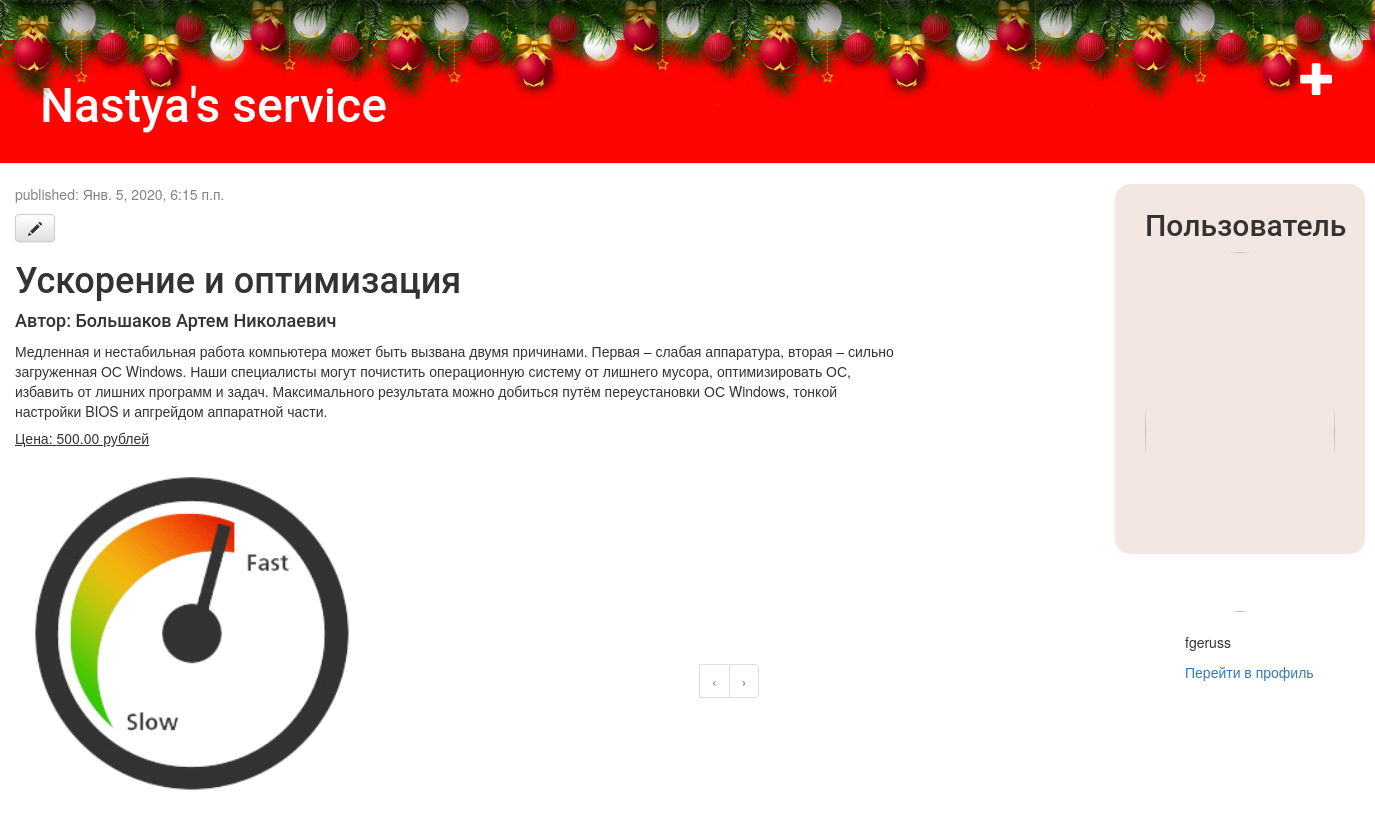
Screenshot of /post/3/ (signed in) with the database file from the repository.
### dz/models.py (models this page shows, shortened)
class Service(models.Model):
	worker = models.ForeignKey(settings.AUTH_USER_MODEL, on_delete=models.CASCADE)
	author = models.CharField(max_length=100, default='')
	title = models.CharField(max_length=200)
	text = models.TextField()
	price = models.DecimalField(max_digits=15, decimal_places=2, default=0)
	created_date = models.DateTimeField(default=timezone.now())
	published_date = models.DateTimeField(blank=True, null=True)
	image = models.ImageField(upload_to='image', null=True, blank=True)

### dz/views.py (the view)
# urls.py: path('post/<int:pk>/', views.post_detail, name='post_detail'),
def post_detail(request, pk):
	post = get_object_or_404(Service, pk=pk)
	return render(request, 'blog/post_detail.html', {'post': post})

### templates/blog/post_detail.html
{% extends 'blog/base.html' %}
{% block content %}
    <div class="post">
        {% if post.published_date %}
            <div class="date">
                <p>published: {{ post.published_date }}</p>
            </div>
        {% endif %}
        {% if user.is_authenticated %}
            <a class="btn btn-default" href="{% url 'post_edit' pk=post.pk %}"><span class="glyphicon glyphicon-pencil"></span></a>
        {% endif %}
        <h1>{{ post.title }}</h1>
        <h4>Автор: {{ post.author }}</h4>
        <p>{{ post.text|linebreaksbr }}</p>
        <h5> Цена: {{ post.price }} рублей</h5>
        {% if post.image %}
            <div class="photo">
                <img class="photo" src = "{{ post.image.url }}" alt="photo">
            </div>
        {% endif %}
    </div>
{% endblock %}

### templates/blog/base.html (shortened to what this page needs)
{% load static %}
{% load avatar_tags %}
<html>
    <head>
        <link rel="stylesheet" href="//maxcdn.bootstrapcdn.com/bootstrap/3.2.0/css/bootstrap.min.css">
        <link rel="stylesheet" href="//maxcdn.bootstrapcdn.com/bootstrap/3.2.0/css/bootstrap-theme.min.css">
        <link rel="stylesheet" href="{% static 'css/blog.css' %}">
        <link rel="stylesheet" href="{% static 'css/style.css' %}">
    </head>
    <body>
    <div class="b-page_newyear">
            <div class="b-page__content">
        <i class="b-head-decor">
            <i class="b-head-decor__inner b-head-decor__inner_n1">
              <div class="b-ball b-ball_n1 b-ball_bounce" data-note="0"><div class="b-ball__right"></div><div class="b-ball__i"></div></div>
              <div class="b-ball b-ball_n2 b-ball_bounce" data-note="1"><div class="b-ball__right"></div><div class="b-ball__i"></div></div>
              <div class="b-ball b-ball_n3 b-ball_bounce" data-note="2"><div class="b-ball__right"></div><div class="b-ball__i"></div></div>
              <div class="b-ball b-ball_n4 b-ball_bounce" data-note="3"><div class="b-ball__right"></div><div class="b-ball__i"></div></div>
              <div class="b-ball b-ball_n5 b-ball_bounce" data-note="4"><div class="b-ball__right"></div><div class="b-ball__i"></div></div>
              <div class="b-ball b-ball_n6 b-ball_bounce" data-note="5"><div class="b-ball__right"></div><div class="b-ball__i"></div></div>
              <div class="b-ball b-ball_n7 b-ball_bounce" data-note="6"><div class="b-ball__right"></div><div class="b-ball__i"></div></div>
              <div class="b-ball b-ball_n8 b-ball_bounce" data-note="7"><div class="b-ball__right"></div><div class="b-ball__i"></div></div>
              <div class="b-ball b-ball_n9 b-ball_bounce" data-note="8"><div class="b-ball__right"></div><div class="b-ball__i"></div></div>
              <div class="b-ball b-ball_i1"><div class="b-ball__right"></div><div class="b-ball__i"></div></div>
              <div class="b-ball b-ball_i2"><div class="b-ball__right"></div><div class="b-ball__i"></div></div>
              <div class="b-ball b-ball_i3"><div class="b-ball__right"></div><div class="b-ball__i"></div></div>
              <div class="b-ball b-ball_i4"><div class="b-ball__right"></div><div class="b-ball__i"></div></div>
              <div class="b-ball b-ball_i5"><div class="b-ball__right"></div><div class="b-ball__i"></div></div>
              <div class="b-ball b-ball_i6"><div class="b-ball__right"></div><div class="b-ball__i"></div></div>
            </i>
            <i class="b-head-decor__inner b-head-decor__inner_n2">
              <div class="b-ball b-ball_n1 b-ball_bounce" data-note="9"><div class="b-ball__right"></div><div class="b-ball__i"></div></div>
              <div class="b-ball b-ball_n2 b-ball_bounce" data-note="10"><div class="b-ball__right"></div><div class="b-ball__i"></div></div>
              <div class="b-ball b-ball_n3 b-ball_bounce" data-note="11"><div class="b-ball__right"></div><div class="b-ball__i"></div></div>
              <div class="b-ball b-ball_n4 b-ball_bounce" data-note="12"><div class="b-ball__right"></div><div class="b-ball__i"></div></div>
              <div class="b-ball b-ball_n5 b-ball_bounce" data-note="13"><div class="b-ball__right"></div><div class="b-ball__i"></div></div>
              <div class="b-ball b-ball_n6 b-ball_bounce" data-note="14"><div class="b-ball__right"></div><div class="b-ball__i"></div></div>
              <div class="b-ball b-ball_n7 b-ball_bounce" data-note="15"><div class="b-ball__right"></div><div class="b-ball__i"></div></div>
              <div class="b-ball b-ball_n8 b-ball_bounce" data-note="16"><div class="b-ball__right"></div><div class="b-ball__i"></div></div>
              <div class="b-ball b-ball_n9 b-ball_bounce" data-note="17"><div class="b-ball__right"></div><div class="b-ball__i"></div></div>
              <div class="b-ball b-ball_i1"><div class="b-ball__right"></div><div class="b-ball__i"></div></div>
              <div class="b-ball b-ball_i2"><div class="b-ball__right"></div><div class="b-ball__i"></div></div>
              <div class="b-ball b-ball_i3"><div class="b-ball__right"></div><div class="b-ball__i"></div></div>
              <div class="b-ball b-ball_i4"><div class="b-ball__right"></div><div class="b-ball__i"></div></div>
              <div class="b-ball b-ball_i5"><div class="b-ball__right"></div><div class="b-ball__i"></div></div>
              <div class="b-ball b-ball_i6"><div class="b-ball__right"></div><div class="b-ball__i"></div></div>
            </i>
            <i class="b-head-decor__inner b-head-decor__inner_n3">
              <div class="b-ball b-ball_n1 b-ball_bounce" data-note="18"><div class="b-ball__right"></div><div class="b-ball__i"></div></div>
              <div class="b-ball b-ball_n2 b-ball_bounce" data-note="19"><div class="b-ball__right"></div><div class="b-ball__i"></div></div>
              <div class="b-ball b-ball_n3 b-ball_bounce" data-note="20"><div class="b-ball__right"></div><div class="b-ball__i"></div></div>
              <div class="b-ball b-ball_n4 b-ball_bounce" data-note="21"><div class="b-ball__right"></div><div class="b-ball__i"></div></div>
              <div class="b-ball b-ball_n5 b-ball_bounce" data-note="22"><div class="b-ball__right"></div><div class="b-ball__i"></div></div>
              <div class="b-ball b-ball_n6 b-ball_bounce" data-note="23"><div class="b-ball__right"></div><div class="b-ball__i"></div></div>
              <div class="b-ball b-ball_n7 b-ball_bounce" data-note="24"><div class="b-ball__right"></div><div class="b-ball__i"></div></div>
              <div class="b-ball b-ball_n8 b-ball_bounce" data-note="25"><div class="b-ball__right"></div><div class="b-ball__i"></div></div>
              <div class="b-ball b-ball_n9 b-ball_bounce" data-note="26"><div class="b-ball__right"></div><div class="b-ball__i"></div></div>
              <div class="b-ball b-ball_i1"><div class="b-ball__right"></div><div class="b-ball__i"></div></div>
              <div class="b-ball b-ball_i2"><div class="b-ball__right"></div><div class="b-ball__i"></div></div>
              <div class="b-ball b-ball_i3"><div class="b-ball__right"></div><div class="b-ball__i"></div></div>
              <div class="b-ball b-ball_i4"><div class="b-ball__right"></div><div class="b-ball__i"></div></div>
              <div class="b-ball b-ball_i5"><div class="b-ball__right"></div><div class="b-ball__i"></div></div>
              <div class="b-ball b-ball_i6"><div class="b-ball__right"></div><div class="b-ball__i"></div></div>
            </i>
            <i class="b-head-decor__inner b-head-decor__inner_n4">
              <div class="b-ball b-ball_n1 b-ball_bounce" data-note="27"><div class="b-ball__right"></div><div class="b-ball__i"></div></div>
              <div class="b-ball b-ball_n2 b-ball_bounce" data-note="28"><div class="b-ball__right"></div><div class="b-ball__i"></div></div>
              <div class="b-ball b-ball_n3 b-ball_bounce" data-note="29"><div class="b-ball__right"></div><div class="b-ball__i"></div></div>
              <div class="b-ball b-ball_n4 b-ball_bounce" data-note="30"><div class="b-ball__right"></div><div class="b-ball__i"></div></div>
              <div class="b-ball b-ball_n5 b-ball_bounce" data-note="31"><div class="b-ball__right"></div><div class="b-ball__i"></div></div>
              <div class="b-ball b-ball_n6 b-ball_bounce" data-note="32"><div class="b-ball__right"></div><div class="b-ball__i"></div></div>
              <div class="b-ball b-ball_n7 b-ball_bounce" data-note="33"><div class="b-ball__right"></div><div class="b-ball__i"></div></div>
              <div class="b-ball b-ball_i1"><div class="b-ball__right"></div><div class="b-ball__i"></div></div>
              <div class="b-ball b-ball_i2"><div class="b-ball__right"></div><div class="b-ball__i"></div></div>
              <div class="b-ball b-ball_i3"><div class="b-ball__right"></div><div class="b-ball__i"></div></div>
              <div class="b-ball b-ball_i4"><div class="b-ball__right"></div><div class="b-ball__i"></div></div>
            </i>
        </i>
        </div>
    </div>
        <div class="page-header">
            {% if user.is_authenticated %}
                <a href="{% url 'post_new' %}" class="top-menu"><span class="glyphicon glyphicon-plus"></span></a>
                <h1><a href="/">Nastya's service</a></h1>
            {% else %}
                <a href="{% url 'login' %}" class="top-menu"><span class="glyphicon glyphicon-lock"></span></a>
                <h1><a href="/">Nastya's service</a></h1>
            {% endif %}
        </div>
        <div class="col-md-8">
            {% if user.is_authenticated %}
                <div class="id_username">
                    <h2 >Пользователь</h2>
                    <img src="{% avatar_url user 265%}" class="Avatar_main">
                    <div class="id_1">
                        <br/>
                        <p>{{ user.username }}</p>
                        <a href="{% url 'profile' %}">Перейти в профиль</a>
                    </div>
                </div>
            {% endif %}
            {% block content %}
            {% endblock %}
        </div>
        <div class="ttt">
        <div>
            <nav>
            <ul class="pagination">
        <li>
          {% if posts.has_previous %}
             <li class="previous"> <a href="?page={{ posts.previous_page_number }}">
             <span aria-hidden="true">‹</span></a>
          {% else %}
              <li class="previous disabled"><a>‹</a>
          {% endif %}
        </li>
        <li class="page-item">
          {% if posts.has_next %}
            <li class="previous"> <a href="?page={{ posts.next_page_number }}">›</a></li>
          {% else %}
              <li class="next disabled"><a>›</a>
          {% endif %}
        </li>
      </ul>
    </nav>
  </div>
</div>
    </body>
</html>

### dz/static/css/blog.css (style rules this page uses)
.page-header { background-color: rgb(255, 4, 0); margin-top: 0; padding: 20px 20px 20px 40px; }
.page-header h1, .page-header h1 a, .page-header h1 a:visited, .page-header h1 a:active { color: #ffffff; font-size: 36pt; text-decoration: none; }
h1, h2, h3, h4 { font-family: 'Roboto'; }
h5 { text-decoration: underline; }
.date { color: #828282; }
.top-menu { color: #ffffff; float: right; font-size: 26pt; margin-right: 20px; }
.post { margin-bottom: 70px; }
.id_username { position: absolute; margin: 0 1100px; padding: 5px 30px; background: rgba(204, 141, 112, 0.21); border-radius: 15px; width: 250px; height: 370px }
img.Avatar_main { width: 100%; border-radius: 50%; }
.ttt { position: absolute; margin: 460px 700px; width: 500px; height: 0; }
img.photo { width: 40%; }
.id_1 { position: absolute; margin: 0 40px; }

### dz/static/css/style.css (style rules this page uses)
body { position:relative; z-index:0; margin:0; padding:0 0 1em 0; background-repeat: no-repeat; background-size: cover; background-attachment: fixed; background-position: center top; }
.b-page__content { min-height: 40px; }
.b-head-decor { display:none }
.b-page_newyear .b-head-decor { position:absolute; top:0; left:0; display:block; height:115px; width:100%; overflow:hidden; background:url(balls/b-head-decor_newyear.png) repeat-x 0 0 }
.b-page_newyear .b-head-decor__inner { position:absolute;top:0;left:0;height:115px;display:block;width:373px }
.b-page_newyear .b-head-decor::before { content:'';display:block;position:absolute;top:-115px;left:0;z-index:3;height:115px;display:block;width:100%;box-shadow:0 15px 30px rgba(0,0,0,0.75) }
.b-page_newyear .b-head-decor__inner_n2 { left:373px }
.b-page_newyear .b-head-decor__inner_n3 { left:746px }
.b-page_newyear .b-head-decor__inner_n4 { left:1119px }
.b-ball { position:absolute }
.b-ball_n1 { top:0;left:3px;width:59px;height:83px }
.b-ball_n2 { top:-19px;left:51px;width:55px;height:70px }
.b-ball_n3 { top:9px;left:88px;width:49px;height:67px }
.b-ball_n4 { top:0;left:133px;width:57px;height:102px }
.b-ball_n5 { top:0;left:166px;width:49px;height:57px }
.b-ball_n6 { top:6px;left:200px;width:54px;height:70px }
.b-ball_n7 { top:0;left:240px;width:56px;height:67px }
.b-ball_n8 { top:0;left:283px;width:54px;height:53px }
.b-ball_n9 { top:10px;left:321px;width:49px;height:66px }
.b-ball_n1 .b-ball__i { background:url(balls/b-ball_n1.png) no-repeat }
.b-ball_n2 .b-ball__i { background:url(balls/b-ball_n2.png) no-repeat }
.b-ball_n3 .b-ball__i { background:url(balls/b-ball_n3.png) no-repeat }
.b-ball_n4 .b-ball__i { background:url(balls/b-ball_n4.png) no-repeat }
.b-ball_n5 .b-ball__i { background:url(balls/b-ball_n5.png) no-repeat }
.b-ball_n6 .b-ball__i { background:url(balls/b-ball_n6.png) no-repeat }
.b-ball_n7 .b-ball__i { background:url(balls/b-ball_n7.png) no-repeat }
.b-ball_n8 .b-ball__i { background:url(balls/b-ball_n8.png) no-repeat }
.b-ball_n9 .b-ball__i { background:url(balls/b-ball_n9.png) no-repeat }
.b-ball_i1 .b-ball__i { background:url(balls/b-ball_i1.png) no-repeat }
.b-ball_i2 .b-ball__i { background:url(balls/b-ball_i2.png) no-repeat }
.b-ball_i3 .b-ball__i { background:url(balls/b-ball_i3.png) no-repeat }
.b-ball_i4 .b-ball__i { background:url(balls/b-ball_i4.png) no-repeat }
.b-ball_i5 .b-ball__i { background:url(balls/b-ball_i5.png) no-repeat }
.b-ball_i6 .b-ball__i { background:url(balls/b-ball_i6.png) no-repeat }
.b-ball_i1 { top:0;left:0;width:25px;height:71px }
.b-ball_i2 { top:0;left:25px;width:61px;height:27px }
.b-ball_i3 { top:0;left:176px;width:29px;height:31px }
.b-ball_i4 { top:0;left:205px;width:50px;height:51px }
.b-ball_i5 { top:0;left:289px;width:78px;height:28px }
.b-ball_i6 { top:0;left:367px;width:6px;height:69px }
.b-ball__i { position:absolute; width:100%; height:100%; -webkit-transform-origin:50% 0; -moz-transform-origin:50% 0; -o-transform-origin:50% 0; transform-origin:50% 0; -webkit-transition:all .3s ease-in-out; -moz-transition:all .3s ease-in-out; -o-transition:all .3s ease-in-out; transition:all .3s ease-in-out; pointer-events:none }
.b-ball_bounce .b-ball__right { position:absolute;top:0;right:0;left:50%;bottom:0;z-index:9 }

### rows the page displays
Service: published_date "Янв. 5, 2020, 6:15 п.п.", title "Ускорение и оптимизация", author "Большаков Артем Николаевич", text "Медленная и нестабильная работа компьютера может быть вызвана двумя причинами. Первая – слабая аппаратура, вторая – сильно загруженная ОС Windows. Наши специалисты могут почистить операционную систему от лишнего мусора, оптимизировать ОС, избавить от лишних программ и задач. Максимального результата можно добиться путём переустановки ОС Windows, тонкой настройки BIOS и апгрейдом аппаратной части.", price "500.00", image (picture)

### other values shown
{{ user.username }} "fgeruss"
